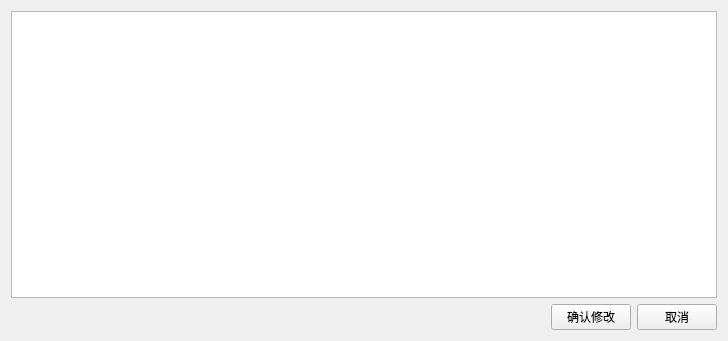
<?xml version="1.0" encoding="UTF-8"?>
<ui version="4.0">
 <class>Form</class>
 <widget class="QWidget" name="Form">
  <property name="geometry">
   <rect>
    <x>0</x>
    <y>0</y>
    <width>728</width>
    <height>341</height>
   </rect>
  </property>
  <property name="windowTitle">
   <string>能谱基线</string>
  </property>
  <layout class="QVBoxLayout" name="verticalLayout">
   <item>
    <widget class="QTableWidget" name="tableWidget"/>
   </item>
   <item>
    <layout class="QHBoxLayout" name="horizontalLayout">
     <item>
      <spacer name="horizontalSpacer">
       <property name="orientation">
        <enum>Qt::Horizontal</enum>
       </property>
       <property name="sizeHint" stdset="0">
        <size>
         <width>40</width>
         <height>20</height>
        </size>
       </property>
      </spacer>
     </item>
     <item>
      <widget class="QPushButton" name="pushButton">
       <property name="text">
        <string>确认修改</string>
       </property>
      </widget>
     </item>
     <item>
      <widget class="QPushButton" name="pushButton_2">
       <property name="text">
        <string>取消</string>
       </property>
      </widget>
     </item>
    </layout>
   </item>
  </layout>
 </widget>
 <resources/>
 <connections/>
</ui>
